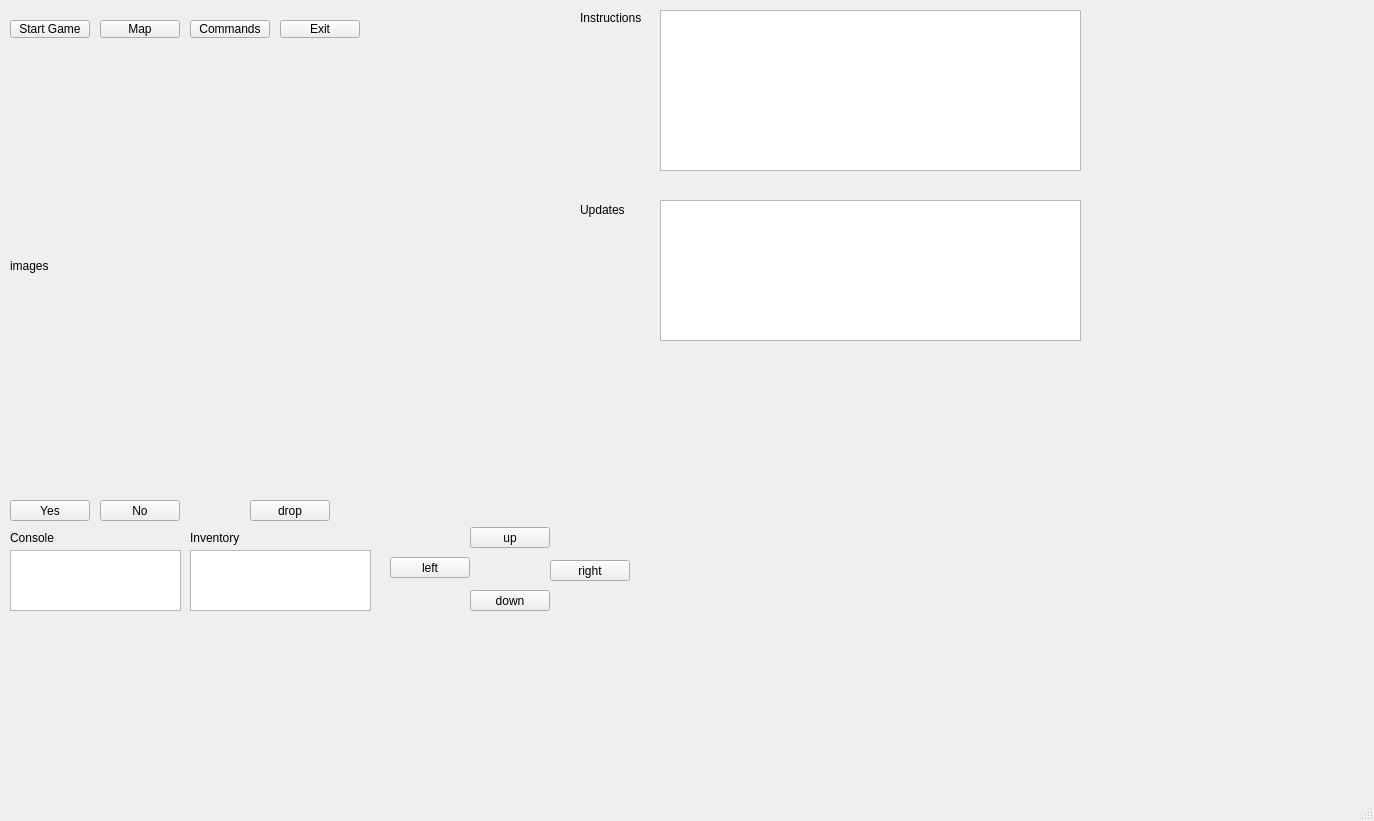
<?xml version="1.0" encoding="UTF-8"?>
<ui version="4.0">
 <class>MainWindow</class>
 <widget class="QMainWindow" name="MainWindow">
  <property name="geometry">
   <rect>
    <x>0</x>
    <y>0</y>
    <width>1374</width>
    <height>821</height>
   </rect>
  </property>
  <property name="windowTitle">
   <string>MainWindow</string>
  </property>
  <widget class="QWidget" name="centralwidget">
   <widget class="QTextBrowser" name="textConsole">
    <property name="geometry">
     <rect>
      <x>660</x>
      <y>200</y>
      <width>421</width>
      <height>141</height>
     </rect>
    </property>
   </widget>
   <widget class="QTextEdit" name="textEdit">
    <property name="geometry">
     <rect>
      <x>10</x>
      <y>550</y>
      <width>171</width>
      <height>61</height>
     </rect>
    </property>
   </widget>
   <widget class="QPushButton" name="rightButton">
    <property name="geometry">
     <rect>
      <x>550</x>
      <y>560</y>
      <width>80</width>
      <height>21</height>
     </rect>
    </property>
    <property name="text">
     <string>right</string>
    </property>
   </widget>
   <widget class="QPushButton" name="leftButton">
    <property name="geometry">
     <rect>
      <x>390</x>
      <y>557</y>
      <width>80</width>
      <height>21</height>
     </rect>
    </property>
    <property name="text">
     <string>left</string>
    </property>
   </widget>
   <widget class="QPushButton" name="mapButton">
    <property name="geometry">
     <rect>
      <x>100</x>
      <y>20</y>
      <width>80</width>
      <height>18</height>
     </rect>
    </property>
    <property name="text">
     <string>Map</string>
    </property>
   </widget>
   <widget class="QPushButton" name="upButton">
    <property name="geometry">
     <rect>
      <x>470</x>
      <y>527</y>
      <width>80</width>
      <height>21</height>
     </rect>
    </property>
    <property name="text">
     <string>up</string>
    </property>
   </widget>
   <widget class="QTextBrowser" name="textConsoleGUI">
    <property name="geometry">
     <rect>
      <x>660</x>
      <y>10</y>
      <width>421</width>
      <height>161</height>
     </rect>
    </property>
   </widget>
   <widget class="QLabel" name="map">
    <property name="geometry">
     <rect>
      <x>660</x>
      <y>360</y>
      <width>421</width>
      <height>261</height>
     </rect>
    </property>
    <property name="text">
     <string/>
    </property>
   </widget>
   <widget class="QLabel" name="image">
    <property name="geometry">
     <rect>
      <x>10</x>
      <y>50</y>
      <width>491</width>
      <height>431</height>
     </rect>
    </property>
    <property name="text">
     <string>images</string>
    </property>
   </widget>
   <widget class="QPushButton" name="downButton">
    <property name="geometry">
     <rect>
      <x>470</x>
      <y>590</y>
      <width>80</width>
      <height>21</height>
     </rect>
    </property>
    <property name="text">
     <string>down</string>
    </property>
   </widget>
   <widget class="QPushButton" name="startGame">
    <property name="geometry">
     <rect>
      <x>10</x>
      <y>20</y>
      <width>80</width>
      <height>18</height>
     </rect>
    </property>
    <property name="text">
     <string>Start Game</string>
    </property>
   </widget>
   <widget class="QPushButton" name="commandsButton">
    <property name="geometry">
     <rect>
      <x>190</x>
      <y>20</y>
      <width>80</width>
      <height>18</height>
     </rect>
    </property>
    <property name="text">
     <string>Commands</string>
    </property>
   </widget>
   <widget class="QLabel" name="label_2">
    <property name="geometry">
     <rect>
      <x>580</x>
      <y>200</y>
      <width>71</width>
      <height>20</height>
     </rect>
    </property>
    <property name="text">
     <string>Updates</string>
    </property>
   </widget>
   <widget class="QLabel" name="label_3">
    <property name="geometry">
     <rect>
      <x>580</x>
      <y>10</y>
      <width>101</width>
      <height>16</height>
     </rect>
    </property>
    <property name="text">
     <string>Instructions</string>
    </property>
   </widget>
   <widget class="QTextBrowser" name="textinventory">
    <property name="geometry">
     <rect>
      <x>190</x>
      <y>550</y>
      <width>181</width>
      <height>61</height>
     </rect>
    </property>
   </widget>
   <widget class="QLabel" name="label_4">
    <property name="geometry">
     <rect>
      <x>10</x>
      <y>530</y>
      <width>61</width>
      <height>16</height>
     </rect>
    </property>
    <property name="text">
     <string>Console</string>
    </property>
   </widget>
   <widget class="QLabel" name="label_5">
    <property name="geometry">
     <rect>
      <x>190</x>
      <y>530</y>
      <width>71</width>
      <height>16</height>
     </rect>
    </property>
    <property name="text">
     <string>Inventory</string>
    </property>
   </widget>
   <widget class="QPushButton" name="exit_button">
    <property name="geometry">
     <rect>
      <x>280</x>
      <y>20</y>
      <width>80</width>
      <height>18</height>
     </rect>
    </property>
    <property name="text">
     <string>Exit</string>
    </property>
   </widget>
   <widget class="QPushButton" name="yes">
    <property name="geometry">
     <rect>
      <x>10</x>
      <y>500</y>
      <width>80</width>
      <height>21</height>
     </rect>
    </property>
    <property name="text">
     <string>Yes</string>
    </property>
   </widget>
   <widget class="QPushButton" name="no">
    <property name="geometry">
     <rect>
      <x>100</x>
      <y>500</y>
      <width>80</width>
      <height>21</height>
     </rect>
    </property>
    <property name="text">
     <string>No</string>
    </property>
   </widget>
   <widget class="QPushButton" name="drop">
    <property name="geometry">
     <rect>
      <x>250</x>
      <y>500</y>
      <width>80</width>
      <height>21</height>
     </rect>
    </property>
    <property name="text">
     <string>drop</string>
    </property>
   </widget>
  </widget>
  <widget class="QMenuBar" name="menubar">
   <property name="geometry">
    <rect>
     <x>0</x>
     <y>0</y>
     <width>1374</width>
     <height>17</height>
    </rect>
   </property>
  </widget>
  <widget class="QStatusBar" name="statusbar"/>
 </widget>
 <resources/>
 <connections/>
</ui>
